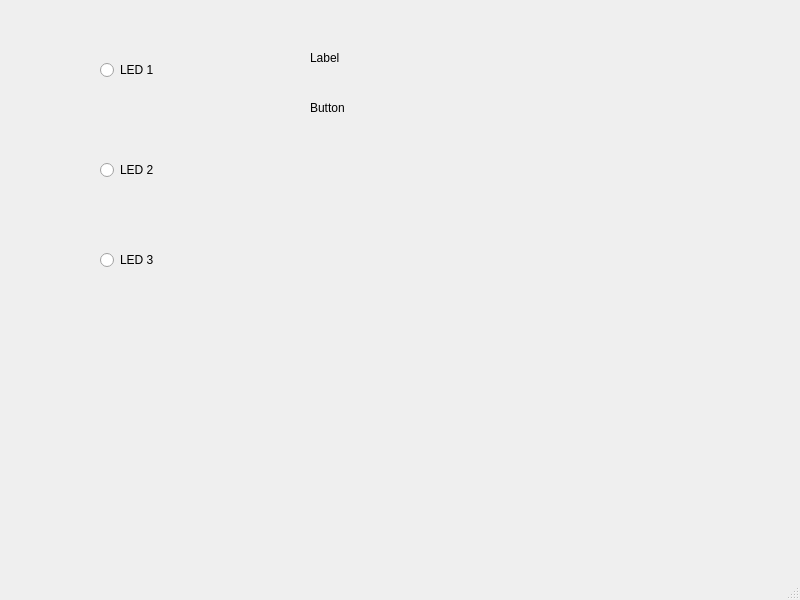
<?xml version="1.0" encoding="UTF-8"?>
<ui version="4.0">
 <class>MainWindow</class>
 <widget class="QMainWindow" name="MainWindow">
  <property name="geometry">
   <rect>
    <x>0</x>
    <y>0</y>
    <width>800</width>
    <height>600</height>
   </rect>
  </property>
  <property name="windowTitle">
   <string>MainWindow</string>
  </property>
  <widget class="QWidget" name="centralwidget">
   <widget class="QLabel" name="lblInfos">
    <property name="geometry">
     <rect>
      <x>310</x>
      <y>50</y>
      <width>55</width>
      <height>16</height>
     </rect>
    </property>
    <property name="text">
     <string>Label</string>
    </property>
   </widget>
   <widget class="QLabel" name="lblButon">
    <property name="geometry">
     <rect>
      <x>310</x>
      <y>100</y>
      <width>55</width>
      <height>16</height>
     </rect>
    </property>
    <property name="text">
     <string>Button</string>
    </property>
   </widget>
   <widget class="QRadioButton" name="rbLED">
    <property name="geometry">
     <rect>
      <x>100</x>
      <y>60</y>
      <width>95</width>
      <height>20</height>
     </rect>
    </property>
    <property name="text">
     <string>LED 1</string>
    </property>
   </widget>
   <widget class="QRadioButton" name="radioButton">
    <property name="geometry">
     <rect>
      <x>100</x>
      <y>160</y>
      <width>95</width>
      <height>20</height>
     </rect>
    </property>
    <property name="text">
     <string>LED 2</string>
    </property>
   </widget>
   <widget class="QRadioButton" name="radioButton_2">
    <property name="geometry">
     <rect>
      <x>100</x>
      <y>250</y>
      <width>95</width>
      <height>20</height>
     </rect>
    </property>
    <property name="text">
     <string>LED 3</string>
    </property>
   </widget>
  </widget>
  <widget class="QMenuBar" name="menubar">
   <property name="geometry">
    <rect>
     <x>0</x>
     <y>0</y>
     <width>800</width>
     <height>21</height>
    </rect>
   </property>
  </widget>
  <widget class="QStatusBar" name="statusbar"/>
 </widget>
 <resources/>
 <connections/>
</ui>
